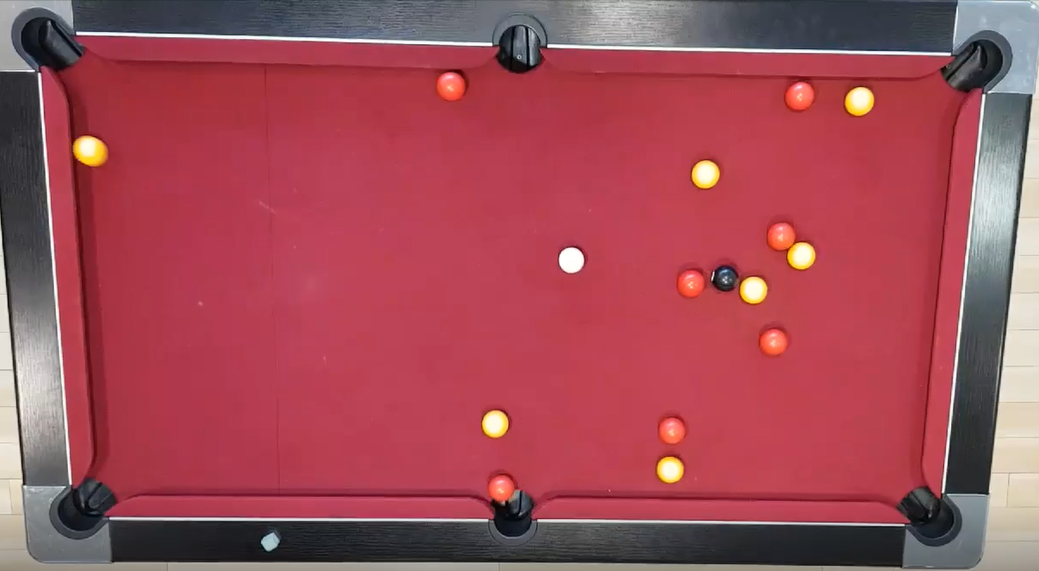
#> input picture test1.PNG, 1039 x 571 px
$ python -i tracker.py   (imports and definitions only)   (older library calls are emulated)
#> lines starting #> are read from the running program, lines starting #| are printed output that depends on the picture
import cv2
import argparse
import numpy as np
import imutils
import json
import time
import uuid


class GameManager:

    def __init__(self):
        self._balls = {'white': {}, 'black': {}, 'yellow': {}, 'red': {}}

    def newBall(self, center, radius, label):
        u = uuid.uuid4()
        self._balls[label][u] = Ball(u, center, radius, label)

    def newFrame(self):
        self._balls = {'white': {}, 'black': {}, 'yellow': {}, 'red': {}}

    @property
    def balls(self):
        return [x for i in self._balls.values() for x in i.values()]

    # [16 lines left out: functions maxBalls, totalMaxBalls, _maxBalls, not called in this run]


class Ball:

    # [6 lines left out: function __init__, not called in this run]

    def __eq__(self, other):
        return self.centerX == other.centerX and self.centerY == other.centerY

    def __hash__(self):
        return hash(self.uuid)

    # [5 lines left out: function isBall, not called in this run]

    def update(self, center):
        self.centerX = center[0]
        self.centerY = center[1]


class Game:

    # [14 lines left out: function get_arguments, not called in this run]

    def loadSettings(self):
        with open('settings.json') as f:
            data = json.load(f)
        return data['rgb'], data['hsv'], data['yellow'], data['red'], data['black'], data['white'], data['roi'], data['roiblack']

    def __init__(self):
        self.rgb, self.hsv, self.yellow, self.red, self.black, self.white, self.roi, self.roiblack = self.loadSettings()
        self.yellowLower = tuple(self.yellow[:3])
        self.yellowHigher = tuple(self.yellow[3:])
        self.redLower = tuple(self.red[:3])
        self.redHigher = tuple(self.red[3:])
        self.blackLower = tuple(self.black[:3])
        self.blackHigher = tuple(self.black[3:])
        self.whiteLower = tuple(self.white[:3])
        self.whiteHigher = tuple(self.white[3:])
        self.args = self.get_arguments()
        self.debug = self.args['debug']
        self.gameManager = GameManager()
        self.firstRun = True

    # [184 lines left out: functions findCircles, drawCircle, printBallStates, ballCounts, processFrame, image and 6 more, not called in this run]


# [3 lines not run here, left out]

>>> import cv2
>>> picture = cv2.imread('test1.PNG', cv2.IMREAD_GRAYSCALE)
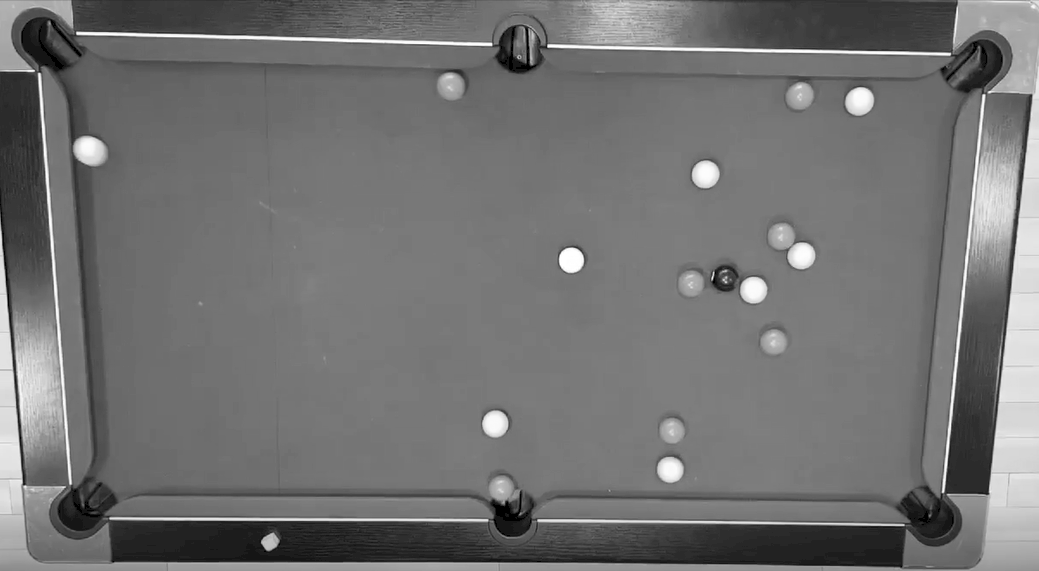
#> picture: shape (571, 1039); min 0, max 255, mean 114.4
>>> result = Game().processFrame(picture)
#> (reads settings.json from the repository)
#> (the run stopped early here; a loop or call above may not have finished)
